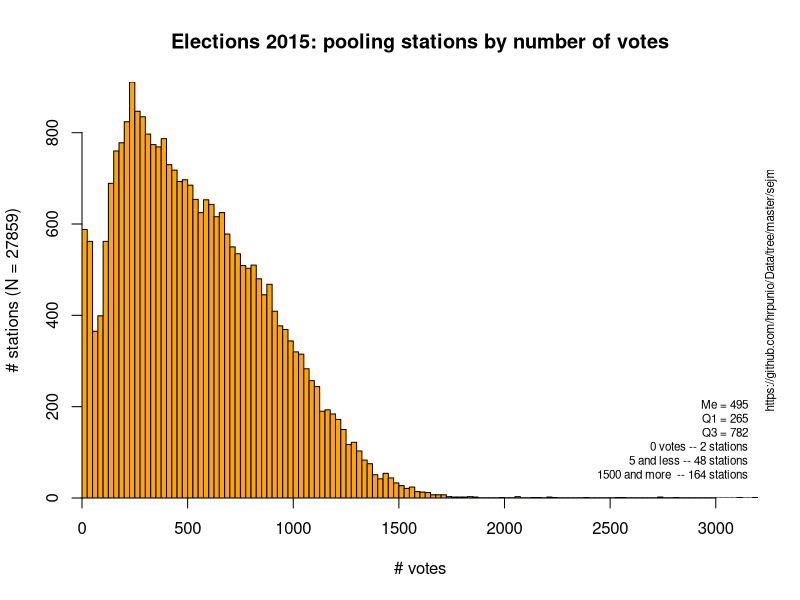

Here is the R script that generated this plot:
## histogram
##
komisje <- read.csv("komisje_glosy_razem.csv", sep = ';',  header=T, na.string="NA");
str(komisje);

hist(komisje$glosy, breaks=seq(0, 3200, by=25),
       freq=TRUE,col="orange",main="Elections 2015: pooling stations by number of votes",
       xlab="# votes",ylab="# stations (N = 27859)",yaxs="i",xaxs="i")

mtext(text="https://github.com/hrpunio/Data/tree/master/sejm", 4, cex=0.7)
text(3200,100, "Me = 495\nQ1 = 265\nQ3 = 782\n0 votes -- 2 stations\n5 and less -- 48 stations\n1500 and more  -- 164 stations", 2, cex=0.7,  adj=c(0,0));

##
fivenum(komisje$glosy);
##
quantile(komisje$glosy, c(.10));
quantile(komisje$glosy, c(.05));
quantile(komisje$glosy, c(.90));

